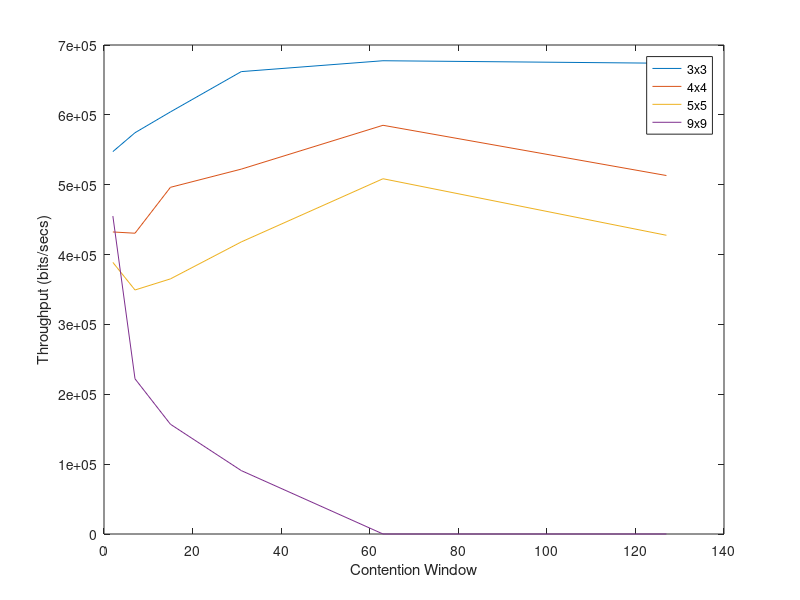

This figure's MATLAB source:
clc
clear all
close all
x = [3341,3506,3688,4040,4135,4113]
x3 = (x*8*512)/25
x = [2639,2628,3029,3188,3571,3132]
x4 = (x*8*512)/25
x = [2373,2132,2229,2552,3104,2610]
x5 = (x*8*512)/25
x = [2778,1356,959,554,0,0]
x9 = (x*8*512)/25
y = [2 7 15 31 63 127]

plot(y,x3)
hold on
plot(y,x4)
plot(y,x5)
plot(y,x9)
hold off
legend("3x3","4x4","5x5","9x9")
xlabel("Contention Window")
ylabel("Throughput (bits/secs)")